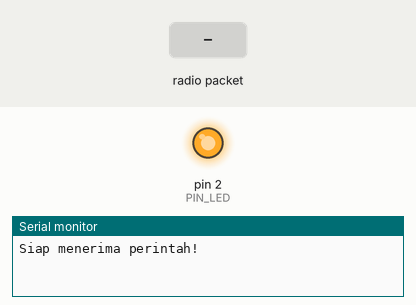
This sketch was run on a simulated Arduino Uno, built with avr-gcc and run on an emulated ATmega328P. On the bench: output pins drawn as LEDs (lit = HIGH), the last lines printed to the serial monitor. The test bench sets the inputs (shaded band). No radio packets arrive unless stated.

Above: at 1.2 s.
1.3 s: radio packet "LED OFF" arrives
At 2.5 s:
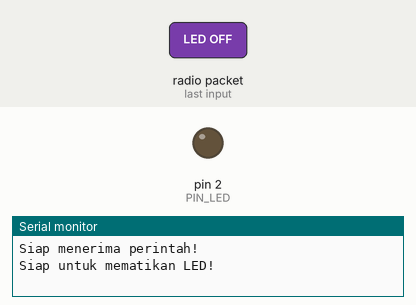
2.8 s: radio packet "LED ON" arrives
At 3.6 s:
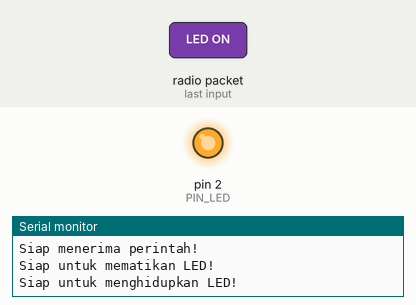
Timing chart, 0 to 5.8 s (numbered marks = the images above; inputs shaded):
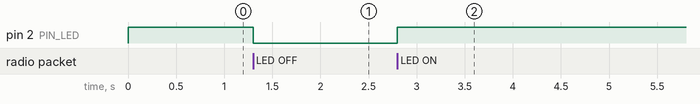

The sketch:

RFpenerimaLED.ino
```cpp
// Contoh bagian penerima
//    yang menggunakan gelombang radio 413MHz
//    untuk membaca perintah dari transmitter
//    guna mematikan/menghidupkan LED

#include "VirtualWire.h"

const byte PIN_LED = 2;
const byte PIN_PENERIMA = 9;

byte wadah[VW_MAX_MESSAGE_LEN];
byte panjangPesan = VW_MAX_MESSAGE_LEN;

void setup()
{
  pinMode(PIN_LED, OUTPUT);
  digitalWrite(PIN_LED, HIGH);

  vw_set_rx_pin(PIN_PENERIMA);
  vw_setup(2000);  // bit per detik

  vw_rx_start();   // Memulai penerimaan data

  Serial.begin(9600);
  Serial.println("Siap menerima perintah!");
}

void loop()
{
  if (vw_get_message(wadah, &panjangPesan))
  {
    // Peroleh string perintah
    char perintah[VW_MAX_MESSAGE_LEN + 1];
    int j;
    for (j = 0; j < panjangPesan; j++)
      perintah[j] = wadah[j];

    perintah[j] = 0; // Pengakhir string

    // Proses perintah
    if (strcmp(perintah, "LED ON") == 0)
    {
      Serial.println("Siap untuk menghidupkan LED!");
      digitalWrite(PIN_LED, HIGH);
    }
    else if (strcmp(perintah, "LED OFF") == 0)
    {
      Serial.println("Siap untuk mematikan LED!");
      digitalWrite(PIN_LED, LOW);
    }
    else
    {
      Serial.print("Maaf saya tidak mengenal perintah: ");
      Serial.println(perintah);
    }

    // Reset ke VW_MAX_MESSAGE_LEN
    //    untuk mengatasi bug di pustaka VirtualWire
    panjangPesan = VW_MAX_MESSAGE_LEN;
  }
}
```

Measured:
- after the input at 1.3 s, pin 2 (PIN_LED): HIGH → LOW at once
- after the input at 2.8 s, pin 2 (PIN_LED): LOW → HIGH at once
